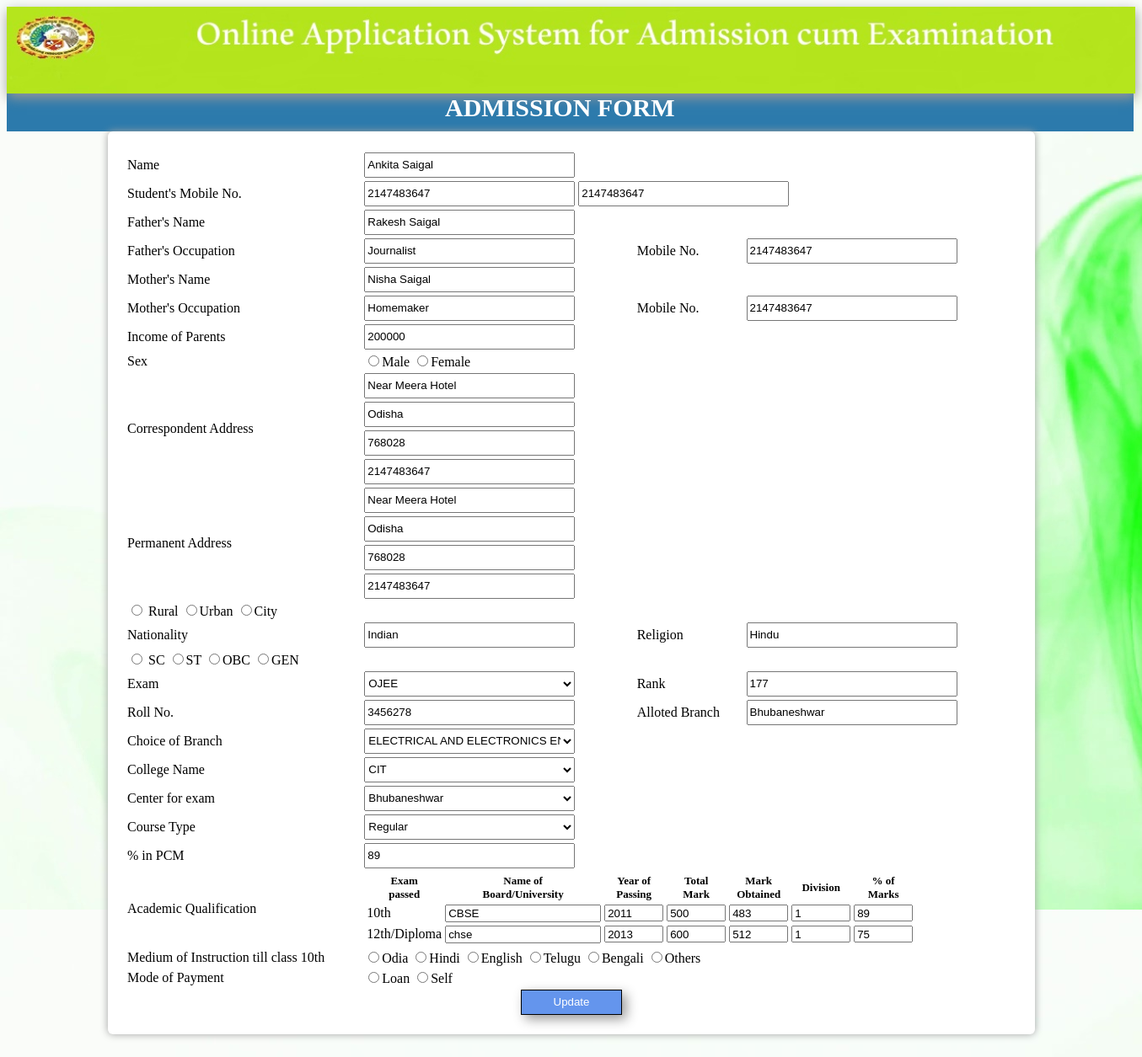
The app's page /editform.php (signed in) with its own data.
### tables this page shows
CREATE TABLE IF NOT EXISTS `t_user` (
  `s_detid` varchar(15) NOT NULL,
  `s_id` varchar(15) NOT NULL,
  `s_phn1` int(10) NOT NULL,
  `s_phn2` int(10) NOT NULL,
  `f_name` varchar(45) NOT NULL,
  `f_occ` varchar(45) NOT NULL,
  `f_phn` int(10) NOT NULL,
  `m_name` varchar(45) NOT NULL,
  `m_occ` varchar(45) NOT NULL,
  `m_phn` int(10) NOT NULL,
  `s_iop` int(10) NOT NULL,
  `s_sex` varchar(6) NOT NULL,
  `s_cadr` varchar(50) NOT NULL,
  `s_cst` varchar(20) NOT NULL,
  `s_cpin` int(6) NOT NULL,
  `s_cmob` int(10) NOT NULL,
  `s_padr` varchar(50) NOT NULL,
  `s_pst` varchar(20) NOT NULL,
  `s_ppin` int(6) NOT NULL,
  `s_pmob` int(10) NOT NULL,
  `s_ruc` varchar(10) NOT NULL,
  `s_natn` varchar(10) NOT NULL,
  `s_relg` varchar(10) DEFAULT NULL,
  `s_catg` varchar(3) NOT NULL,
  `s_mainsxam` varchar(20) NOT NULL,
  `s_mainsrank` varchar(10) NOT NULL,
  `s_mainsroll` varchar(20) NOT NULL,
  `s_mainsbrnch` varchar(45) NOT NULL,
  `s_branch` varchar(60) NOT NULL,
  `s_college` varchar(6) NOT NULL,
  `s_center` varchar(20) NOT NULL,
  `s_crtype` varchar(10) NOT NULL,
  `s_pcm` varchar(10) NOT NULL,
  `s_tenbrd` varchar(7) NOT NULL,
  `s_tenyop` varchar(4) NOT NULL,
  `s_tentotmark` varchar(4) NOT NULL,
  `s_tenmarkob` varchar(4) NOT NULL,
  `s_tendiv` varchar(4) NOT NULL,
  `s_tenprcmark` varchar(4) NOT NULL,
  `s_twlbrd` varchar(7) NOT NULL,
  `s_twlyop` varchar(4) NOT NULL,
  `s_twltotmark` varchar(4) NOT NULL,
  `s_twlmarkob` varchar(4) NOT NULL,
  `s_twldiv` varchar(4) NOT NULL,
  `s_twlprcmark` varchar(4) NOT NULL,
  `s_moi` varchar(8) NOT NULL,
  `s_pay` varchar(4) NOT NULL
);

CREATE TABLE IF NOT EXISTS `t_user_data` (
  `s_id` varchar(10) NOT NULL,
  `s_pwd` varchar(15) NOT NULL,
  `s_dob` date DEFAULT NULL,
  `s_name` varchar(45) NOT NULL,
  `s_email` varchar(45) NOT NULL,
  `s_mob` varchar(10) DEFAULT NULL,
  `s_signupdate` datetime(6) NOT NULL
);

### editform.php (the view, shortened to what this page needs)
<?php
    $con=mysqli_connect("localhost","root","","oas");
$q=mysqli_query($con,"select s_name from t_user_data where s_id='".$_SESSION['user']."'");
$n=  mysqli_fetch_assoc($q);
$stname= $n['s_name'];
?>
<html>
    <head>
        <link type="text/css" rel="stylesheet" href="css/admform.css"></link>
    </head>
     <body style="background-image:url('./images/inbg.jpg');">
        <form id="edform" action="editform.php" method="post">
            <div class="container-fluid">
                <div class="row">
                  <div class="col-sm-12">
                        <img src="images/cutm.jpg" width="100%" style="box-shadow: 1px 5px 14px #999999; "></img>
                  </div>
                 </div>
             </div>
            <div id="dmid" class="container-fluid">
                 <div class="row">
                    <div class="col-sm-12">
                        <font style="color:white; margin-left:520px; font-family: Verdana; width:100%; font-size:30px;">
                        <b>ADMISSION FORM</b> </font>
                      </div>
                 </div>
             </div>
            <table class="frmtbl">
                <?php
                    $result = mysqli_query($con,"SELECT * FROM t_user WHERE s_id='".$_SESSION['user']."'");
                            while($row = mysqli_fetch_array($result))
                              {
                ?>
                  <tr>
                      <td> <font style="font-family: Verdana;">Name </font> </td>
                    <td colspan="2"> <input type="text" id="unam" name="unam" value="<?php echo $stname;?>">
                  </tr>
                  <tr>
                    <td> <font style="font-family: Verdana;">Student's Mobile No.</font>  </td>
                    <td colspan="3"> <input type="text" id="uphn1" name="uphn1" value="<?php echo $row[2]  ?>">
                    <input type="text" id="uphn2" name="uphn2" value="<?php echo $row[3]  ?>"></td>
                  </tr>
                  <tr>
                    <td><font style="font-family: Verdana;"> Father's Name</font></td>
                    <td  colspan="3"> <input type="text" id="ufname" name="ufname" value="<?php echo $row[4]  ?>" > </td>
                   </tr>
                  <tr>
                    <td> <font style="font-family: Verdana;">Father's Occupation</font></td>
                    <td> <input type="text" id="ufocc" name="ufocc" value="<?php echo $row[5] ?>"> </td>
                    <td><font style="font-family: Verdana;"> Mobile No.</font></td>
                    <td> <input type="text" id="ufphn" name="ufphn" value="<?php echo $row[6] ?>"> </td>
                  </tr>
                <tr>
                    <td> <font style="font-family: Verdana;">Mother's Name</font> </td>
                    <td colspan="3"> <input type="text" id="umname" name="umname" value="<?php echo $row[7] ?>"></td>
                </tr>
                <tr>
                    <td> <font style="font-family: Verdana;">Mother's Occupation</font></td>
                    <td> <input type="text" id="umocc" name="umocc" value="<?php echo $row[8] ?>"> </td>
                     <td> <font style="font-family: Verdana;">Mobile No.</font></td>
                    <td> <input type="text" id="umphn" name="umphn" value="<?php echo $row[9] ?>"></td>
                </tr>
                <tr>
                    <td><font style="font-family: Verdana;"> Income of Parents </font>
                     <td  colspan="3"><input type="text" id="inc" name="inc" value="<?php echo $row[10] ?>"></td>
                </tr>
                <tr>
                    <td> <font style="font-family: Verdana;">Sex </font>
                    <td><input type="radio" id="gen" name="gen" value="Male"><font style="font-family: Verdana;">Male</font>
                     <input type="radio" id="gen" name="gen" value="Female"><font style="font-family: Verdana;">Female </font></td>
                </tr>
                <tr>
                    <td><font style="font-family: Verdana;"> Correspondent Address</font>
                    <td colspan="3"><input type="text" id="cadr" name="cadr" value="<?php echo $row[12] ?>" ><br>
                          <input type="text" id="cast" name="cast" value="<?php echo $row[13] ?>" style="margin-top: 4px;"><br>
                          <input type="text" id="capin" name="capin" value="<?php echo $row[14] ?>" style="margin-top: 4px;"><br>
                          <input type="text" id="camob" name="camob" value="<?php echo $row[15] ?>" style="margin-top: 4px;"><br>
                </td>
                <tr>
                    <td> <font style="font-family: Verdana;">Permanent Address</font>
                    <td colspan="3"><input type="text" id="padr" name="padr" value="<?php echo $row[16] ?>" ><br>
                          <input type="text" id="past" name="past" value="<?php echo $row[17] ?>" style="margin-top: 4px;"><br>
                          <input type="text" id="papin" name="papin" value="<?php echo $row[18] ?>" style="margin-top: 4px;"><br>
                          <input type="text" id="pamob" name="pamob" value="<?php echo $row[19] ?>" style="margin-top: 4px;"><br>
                    </td>
                </tr>
                <tr>
                    <td colspan="4"><input type="radio" id="rur" name="rur" value="Rural"><font style="font-family: Verdana;">
                        Rural
                        <input type="radio" id="rur" name="rur" value="Urban"><font style="font-family: Verdana;">Urban</font>
                        <input type="radio" id="rur" name="rur" value="City"><font style="font-family: Verdana;">City</font></td>
                 </tr>
                <tr>
                    <td><font style="font-family: Verdana;"> Nationality</font>
                    <td><input type="text" id="natn" name="natn" value="<?php echo $row[21] ?>"></td>
                    <td><font style="font-family: Verdana;"> Religion</font>
                    <td><input type="text" id="relg" name="relg" value="<?php echo $row[22] ?>"></td>
                </tr>
                <tr>
                    <td colspan="4"><input type="radio" id="cat" name="cat" value="SC"><font style="font-family: Verdana;">
                        SC
                        <input type="radio" id="cat" name="cat" value="ST"><font style="font-family: Verdana;">ST</font>
                        <input type="radio" id="cat" name="cat" value="OBC"><font style="font-family: Verdana;">OBC</font>
                        <input type="radio" id="cat" name="cat" value="GEN"><font style="font-family: Verdana;">GEN</font></td>
                 </tr>
                 <tr>
                    <td><font style="font-family: Verdana;">Exam</font></td>
                    <td><select id="oaco" name="oaco" >
                            <option><?php echo $row[24] ?></option>
                        </select>
                    </td>
                    <td><font style="font-family: Verdana;">Rank</font></td>
                    <td><input type="text" id="oarank" name="oarank" value="<?php echo $row[25] ?>"></td>
               </tr>
               <tr>
                    <td><font style="font-family: Verdana;">Roll No.</font></td>
                    <td><input type="text" id="oaroll" name="oaroll" value="<?php echo $row[26] ?>"></td>
                    <td><font style="font-family: Verdana;">Alloted Branch</font></td>
                    <td><input type="text" id="oabrn" name="oabrn" value="<?php echo $row[27] ?>"></td>
               </tr>
               <tr>
                    <td><font style="font-family: Verdana;">Choice of Branch</font></td>
                    <td><select id="brnc" name="brnc">
                         <option><?php echo $row[28] ?></option>
                         </select>
                     </td>
               </tr>
               <tr>
                     <td><font style="font-family: Verdana;">College Name</font></td>
                     <td><select id="col" name="col">
                         <option><?php echo $row[29] ?></option>
                         </select>
                     </td>
                </tr>
                <tr>
                     <td><font style="font-family: Verdana;">Center for exam</font></td>
                     <td><select id="cen" name="cen">
                         <option><?php echo $row[30] ?></option>
                         </select>
                     </td>
                </tr>
                <tr>
                     <td><font style="font-family: Verdana;">Course Type</font></td>
                     <td><select id="crsty" name="crsty">
                         <option><?php echo $row[31] ?></option>
                         </select>
                     </td>
                </tr>
                <tr>
                     <td><font style="font-family: Verdana;">% in PCM</font></td>
                     <td><input type="text" id="pcm" name="pcm" value="<?php echo $row[32] ?>"></td>
                </tr>
               <tr>
                   <td><font style="font-family: Verdana;">Academic Qualification</font></td>
                   <td colspan="3">
                       <table class="table table-hover">
                           <thead>
                               <tr>
                                    <th><font style="font-family: Verdana;font-size: small">Exam</font> <br><font style="font-family: Verdana; font-size: small">passed</font></th>
                                    <th><font style="font-family: Verdana;font-size: small">Name of</font> <br><font style="font-family: Verdana;font-size: small">Board/University</font></th>
                                    <th><font style="font-family: Verdana;font-size: small">Year of</font> <br><font style="font-family: Verdana;font-size: small"> Passing</font></th>
                                    <th><font style="font-family: Verdana;font-size: small">Total</font><br><font style="font-family: Verdana;font-size: small"> Mark</font></th>
                                    <th><font style="font-family: Verdana;font-size: small">Mark</font> <br><font style="font-family: Verdana;font-size: small">Obtained</font></th>
                                    <th><font style="font-family: Verdana;font-size: small">Division</font></th>
                                    <th><font style="font-family: Verdana;font-size: small">% of</font><br><font style="font-family: Verdana;font-size: small"> Marks</font></th>
                              </tr>
                           </thead>
                            <tbody>
                           <tr>
                               <td><?php echo "10th"; ?></td>
                               <td><input type="text" id="nob1" name="nob1" value="<?php echo $row[33] ?>"></td>
                               <td><input type="text" id="yop1" name="yop1" class="actab" value="<?php echo $row[34] ?>"></td>
                               <td><input type="text" id="tm1" name="tm1" class="actab" value="<?php echo $row[35] ?>"></td>
                               <td><input type="text" id="mo1" name="mo1" class="actab" value="<?php echo $row[36] ?>"></td>
                               <td><input type="text" id="divs1" name="divs1" class="actab" value="<?php echo $row[37] ?>"></td>
                               <td><input type="text" id="pom1" name="pom1" class="actab" value="<?php echo $row[38] ?>"></td>
                           </tr>
                           <tr>
                               <td><?php echo "12th/Diploma"; ?> </td>
                               <td><input type="text" id="nob2" name="nob2" value="<?php echo $row[39] ?>"></td>
                               <td><input type="text" id="yop2" name="yop2" class="actab" value="<?php echo $row[40] ?>"></td>
                               <td><input type="text" id="tm2" name="tm2" class="actab" value="<?php echo $row[41] ?>"></td>
                               <td><input type="text" id="mo2" name="mo2" class="actab" value="<?php echo $row[42] ?>"></td>
                               <td><input type="text" id="divs2" name="divs2" class="actab" value="<?php echo $row[43] ?>"></td>
                               <td><input type="text" id="pom2" name="pom2" class="actab" value="<?php echo $row[44] ?>"></td>
                           </tr>
                            </tbody>
                       </table>
                           <tr>
                               <td><font style="font-family: Verdana;">Medium of Instruction till class 10th</font></td>
                               <td colspan="3">
                                    <input type="radio" id="moi" name="moi" value="Odia">Odia
                                    <input type="radio" id="moi" name="moi" value="Hindi"><font style="font-family: Verdana;">Hindi</font>
                                    <input type="radio" id="moi" name="moi" value="English"><font style="font-family: Verdana;">English</font>
                                    <input type="radio" id="moi" name="moi" value="Telugu"><font style="font-family: Verdana;">Telugu</font>
                                    <input type="radio" id="moi" name="moi" value="Bengali"><font style="font-family: Verdana;">Bengali</font>
                                    <input type="radio" id="moi" name="moi" value="Others"><font style="font-family: Verdana;">Others</font>
                               </td>
                           </tr>
                           <tr>
                               <td><font style="font-family: Verdana;">Mode of Payment</font></td>
                               <td colspan="3">
                                    <input type="radio" id="pay" name="pay" value="Loan"><font style="font-family: Verdana;">Loan</font>
                                    <input type="radio" id="pay" name="pay" value="Self"><font style="font-family: Verdana;">Self</font>
                               </td>
                           </tr>
                           <tr>
                                <td colspan="4">
                                   <center> <input type="submit" id="frmupdate" name="frmupdate" value="Update" ></center>
                                </td>
                           </tr>
                           <?php
                              }
                           ?>
                       </table>
            <br>
            <br>
                  </form>
            </body>
</html>

### records on screen
t_user: unam "Ankita Saigal", uphn1 "2147483647", uphn2 "2147483647", ufname "Rakesh Saigal", ufocc "Journalist", ufphn "2147483647", umname "Nisha Saigal", umocc "Homemaker", umphn "2147483647", inc "200000", cadr "Near Meera Hotel", cast "Odisha", capin "768028", camob "2147483647", padr "Near Meera Hotel", past "Odisha", papin "768028", pamob "2147483647", natn "Indian", relg "Hindu", oaco "OJEE", oarank "177", oaroll "3456278", oabrn "Bhubaneshwar", brnc "ELECTRICAL AND ELECTRONICS ENG", col "CIT", cen "Bhubaneshwar", crsty "Regular", pcm "89", nob1 "CBSE", yop1 "2011", tm1 "500", mo1 "483", divs1 "1", pom1 "89", nob2 "chse", yop2 "2013", tm2 "600", mo2 "512", divs2 "1", pom2 "75"
